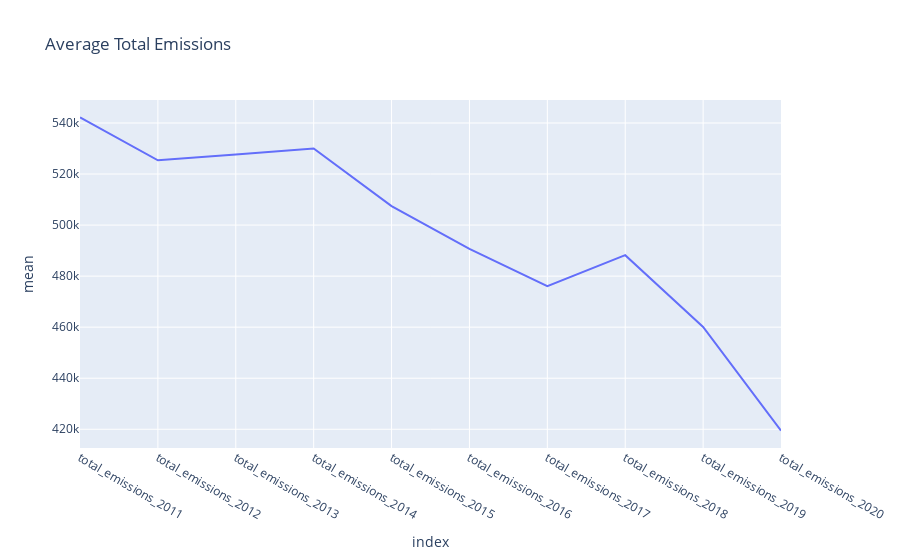

Here is the notebook cell this chart was saved with:
### Code cell
fig = px.line(summary_df, y="mean", title="Average Total Emissions")
fig.show()

### Figure 1 — Plotly figure (JSON) as saved in the notebook; plotly's stock layout.template omitted (floating-point values rounded to 4 significant figures)
{"data": [{"hovertemplate": "index=%{x}<br>mean=%{y}<extra></extra>", "legendgroup": "", "line": {"color": "#636efa", "dash": "solid"}, "marker": {"symbol": "circle"}, "mode": "lines", "name": "", "orientation": "v", "showlegend": false, "type": "scatter", "x": ["total_emissions_2011", "total_emissions_2012", "total_emissions_2013", "total_emissions_2014", "total_emissions_2015", "total_emissions_2016", "total_emissions_2017", "total_emissions_2018", "total_emissions_2019", "total_emissions_2020"], "xaxis": "x", "y": [542200.0, 525400.0, 527700.0, 530000.0, 507400.0, 490700.0, 476100.0, 488200.0, 460100.0, 419500.0], "yaxis": "y"}], "layout": {"legend": {"tracegroupgap": 0}, "title": {"text": "Average Total Emissions"}, "xaxis": {"anchor": "y", "domain": [0, 1], "title": {"text": "index"}}, "yaxis": {"anchor": "x", "domain": [0, 1], "title": {"text": "mean"}}}}
